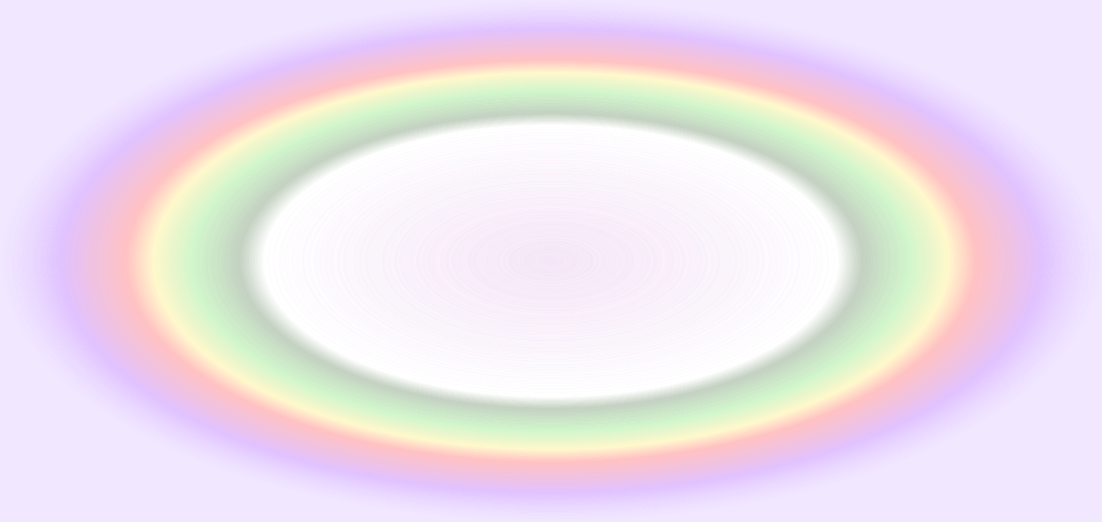
<?xml version="1.0" encoding="UTF-8"?>
<ui version="4.0">
 <class>MainWindow</class>
 <widget class="QMainWindow" name="MainWindow">
  <property name="geometry">
   <rect>
    <x>0</x>
    <y>0</y>
    <width>1102</width>
    <height>522</height>
   </rect>
  </property>
  <property name="windowTitle">
   <string>зиризири</string>
  </property>
  <property name="styleSheet">
   <string notr="true">background-color: qradialgradient(spread:pad, cx:0.5, cy:0.5, radius:0.5, fx:0.5, fy:0.5, stop:0 rgba(234, 203, 239, 50), stop:0.52 rgba(0, 0, 0, 0), stop:0.565 rgba(82, 121, 76, 33), stop:0.65 rgba(159, 235, 148, 50), stop:0.721925 rgba(255, 238, 150, 50), stop:0.77 rgba(255, 128, 128, 50), stop:0.89 rgba(191, 128, 255, 50), stop:1 rgba(241, 231, 255, 255));</string>
  </property>
  <widget class="QWidget" name="centralwidget">
   <layout class="QGridLayout" name="gridLayout"/>
  </widget>
 </widget>
 <resources/>
 <connections/>
</ui>
